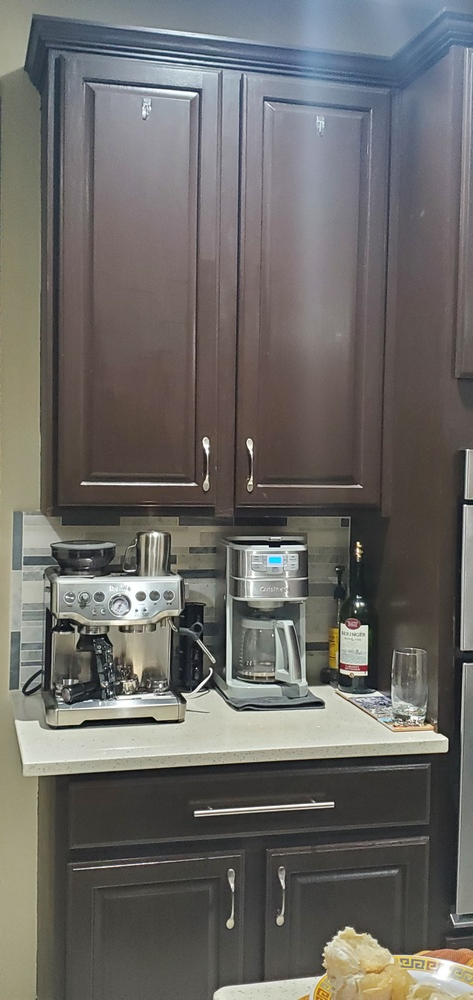
#> input picture virotour/opencv/images/unstitchedImages/1.jpg, 473 x 1000 px, shrunk from 1908 x 4032 before the run; its folder holds 3 pictures in this run
$ python opencv_image_stitch.py
#> lines starting #> are read from the running program, lines starting #| are printed output that depends on the picture; after the words box and inside, x2 and y2 are one past the last pixel; in counts of white or black regions, pixels touching at a corner belong together
import numpy as np
import cv2
import glob
import imutils

# https://github.com/niconielsen32/ComputerVision/tree/master/imageStitching

image_paths = glob.glob('opencv/images/unstitchedImages/*.jpg')
images = []


for image in image_paths:
    img = cv2.imread(image)
#> img is the input picture: shape (1000, 473, 3); mean B, G, R 102.3, 105.7, 107.5
    images.append(img)
    #cv2.imshow("Image", img)
    #cv2.waitKey(0)


imageStitcher = cv2.Stitcher_create()

error, stitched_img = imageStitcher.stitch(images)
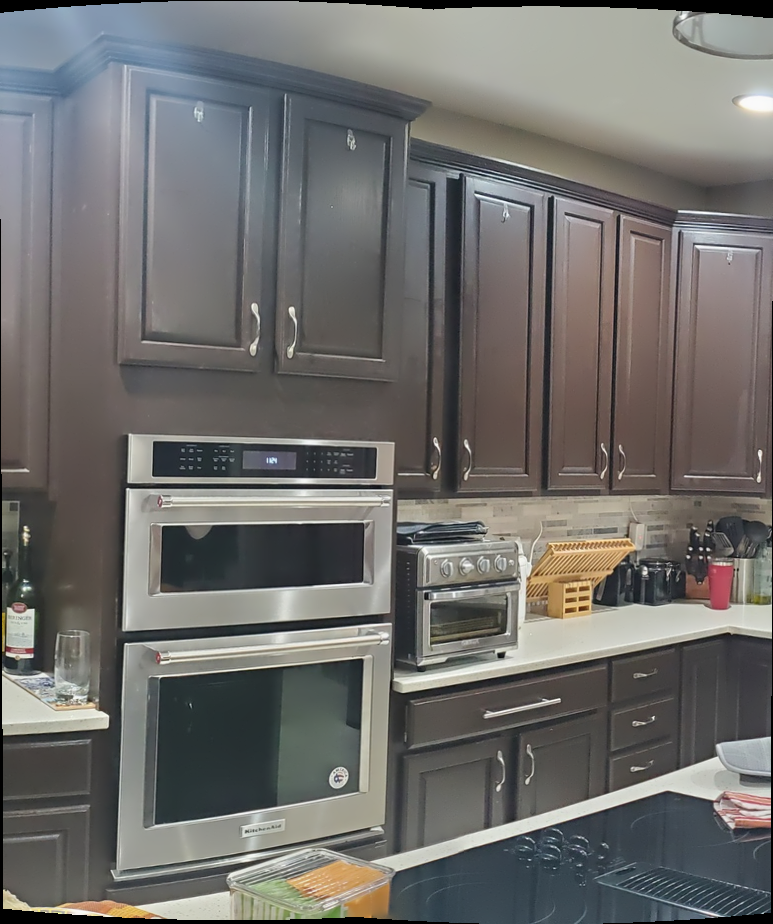
#> stitched_img: shape (924, 773, 3); mean of channels 0, 1, 2 107.8, 110.2, 111.4; drawn as B, G, R
#> error = 0

if not error:

    cv2.imwrite("opencv/images/stitchedOutput.png", stitched_img)
    #cv2.imshow("opencv/images/Stitched Img", stitched_img)
    cv2.waitKey(0)


    stitched_img = cv2.copyMakeBorder(stitched_img, 10, 10, 10, 10, cv2.BORDER_CONSTANT, (0,0,0))
#> stitched_img: shape (944, 793, 3)

    gray = cv2.cvtColor(stitched_img, cv2.COLOR_BGR2GRAY)
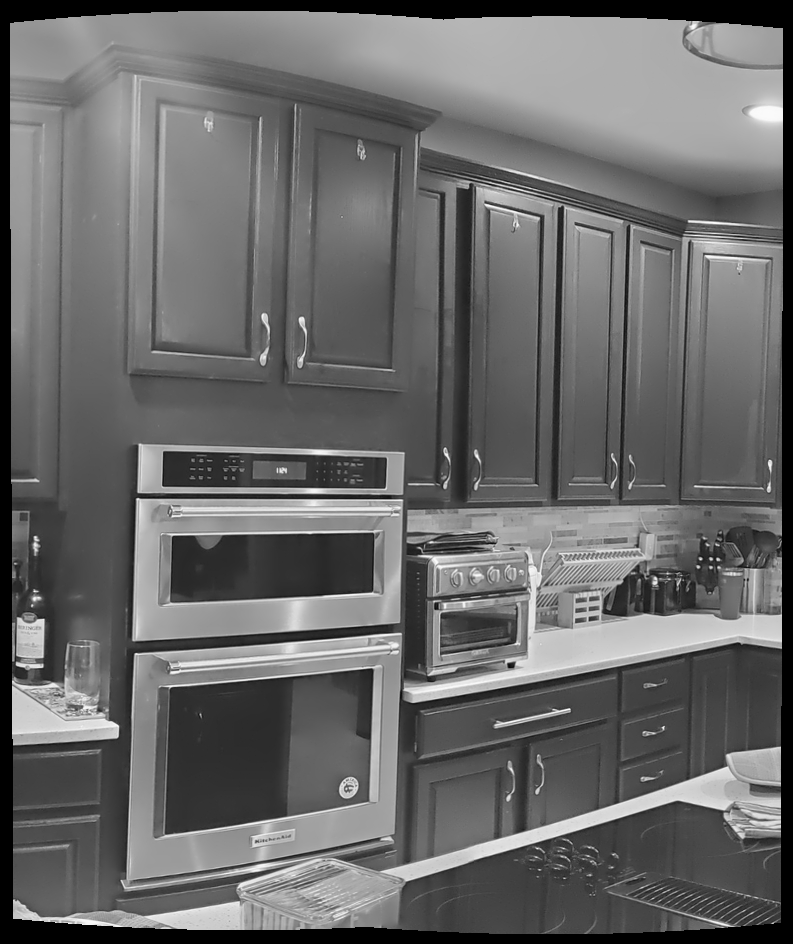
#> gray: shape (944, 793); min 0, max 252, mean 105.2
    thresh_img = cv2.threshold(gray, 0, 255 , cv2.THRESH_BINARY)[1]
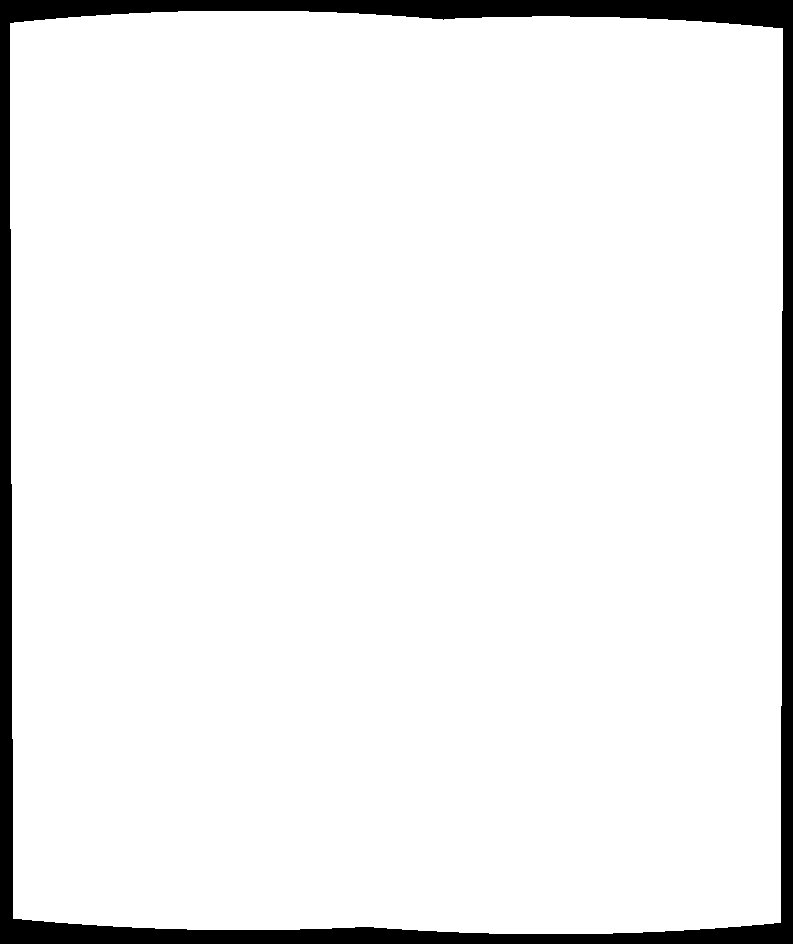
#> thresh_img: shape (944, 793); 94% white; 1 black region

    #cv2.imshow("Threshold Image", thresh_img)
    cv2.waitKey(0)

    contours = cv2.findContours(thresh_img.copy(), cv2.RETR_EXTERNAL, cv2.CHAIN_APPROX_SIMPLE)
#> contours = 1 contour; box (x1, y1, x2, y2) and area: (10, 11, 783, 934) 701779

    contours = imutils.grab_contours(contours)
    areaOI = max(contours, key=cv2.contourArea)
#> areaOI = contour of 151 points, box (x1, y1, x2, y2) (10, 11, 783, 934), area 701779

    mask = np.zeros(thresh_img.shape, dtype="uint8")
    x, y, w, h = cv2.boundingRect(areaOI)
#> x = 10; y = 11; w = 773; h = 923
    cv2.rectangle(mask, (x,y), (x + w, y + h), 255, -1)
#> mask: shape (944, 793); 95.5% white; 1 black region, box (x1, y1, x2, y2) and area: (0, 0, 793, 944) 33416

    minRectangle = mask.copy()
    sub = mask.copy()

    while cv2.countNonZero(sub) > 0:
        minRectangle = cv2.erode(minRectangle, None)
        sub = cv2.subtract(minRectangle, thresh_img)
#> this loop made 16 passes
#> pass 1, `sub = cv2.subtract(minRectangle, thresh_img)`:
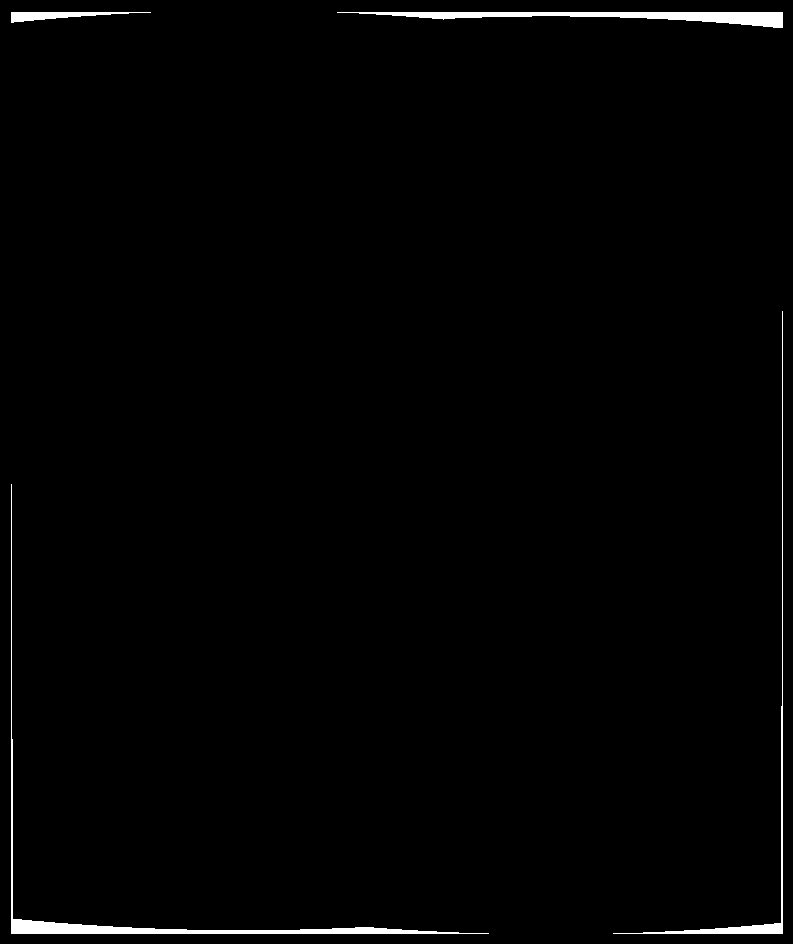
#> sub: shape (944, 793); 1.2% white; 4 white regions, box (x1, y1, x2, y2) and area: (11, 484, 489, 934) 3416, (337, 12, 783, 28) 2910, (613, 311, 783, 934) 1663, (11, 12, 151, 23) 688
#> after the loop:
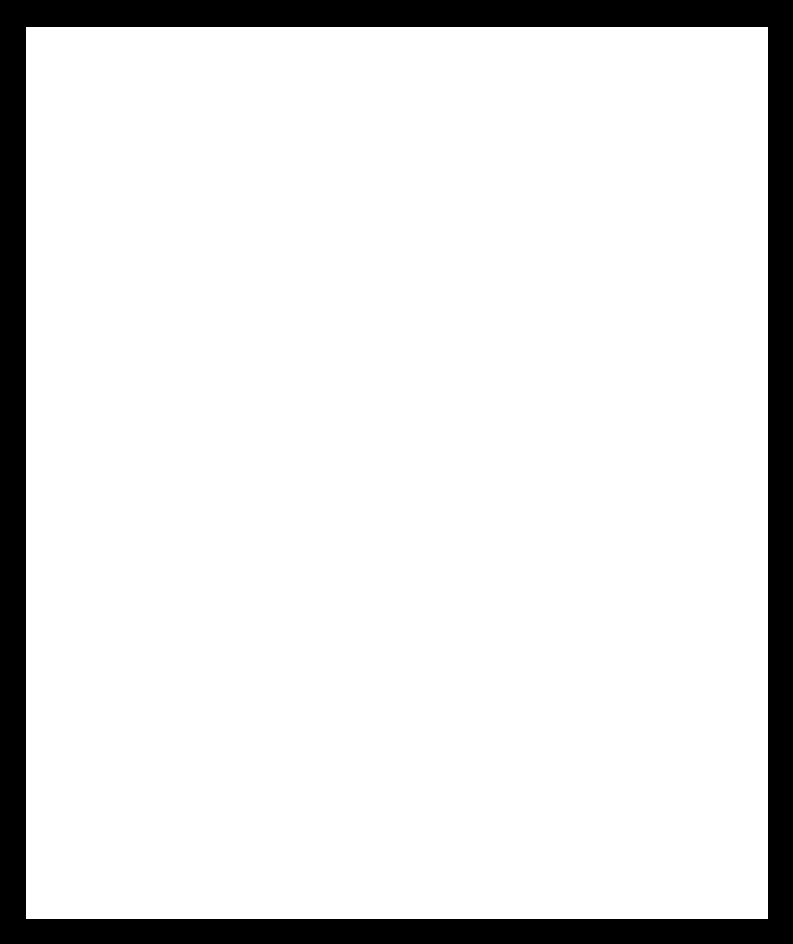
#> minRectangle: shape (944, 793); 88.4% white; 1 black region


    contours = cv2.findContours(minRectangle.copy(), cv2.RETR_EXTERNAL, cv2.CHAIN_APPROX_SIMPLE)
#> contours = 1 contour; box (x1, y1, x2, y2) and area: (26, 27, 768, 919) 660231

    contours = imutils.grab_contours(contours)
#> contours = [[[26, 27], [26, 918], [767, 918], [767, 27]]]
    areaOI = max(contours, key=cv2.contourArea)
#> areaOI = [[26, 27], [26, 918], [767, 918], [767, 27]]

    cv2.imshow("minRectangle Image", minRectangle)
    cv2.waitKey(0)

    x, y, w, h = cv2.boundingRect(areaOI)
#> x = 26; y = 27; w = 742; h = 892

    stitched_img = stitched_img[y:y + h, x:x + w]
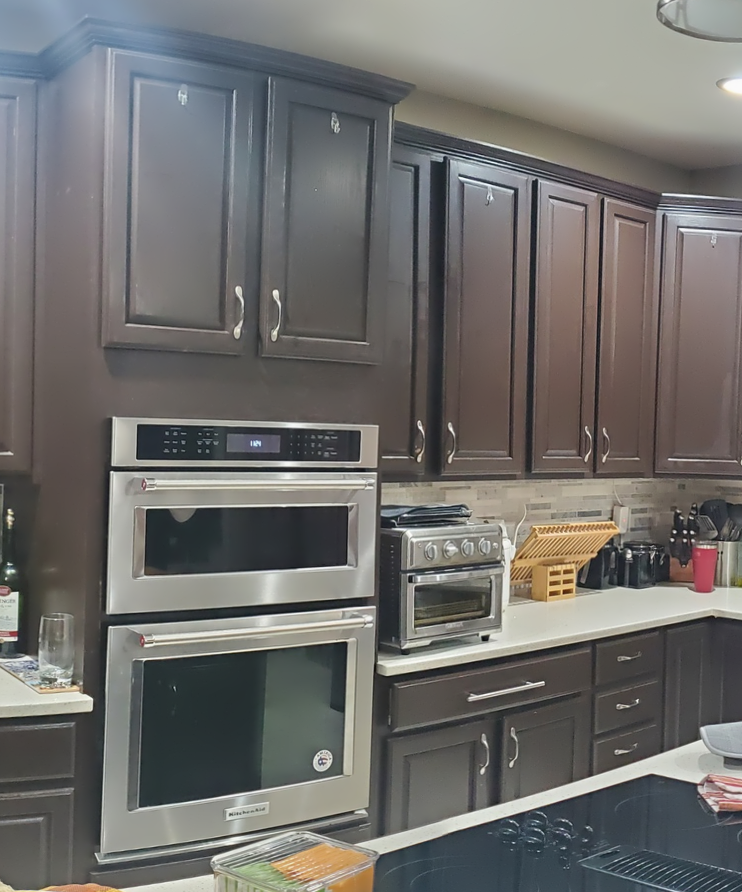
#> stitched_img: shape (892, 742, 3); mean of channels 0, 1, 2 108.3, 110.8, 112.2; drawn as B, G, R

    cv2.imwrite("opencv/images/stitchedOutputProcessed.png", stitched_img)

    #cv2.imshow("Stitched Image Processed", stitched_img)

    cv2.waitKey(0)


else:
    print("Images could not be stitched!")
    print("Likely not enough keypoints being detected!")
